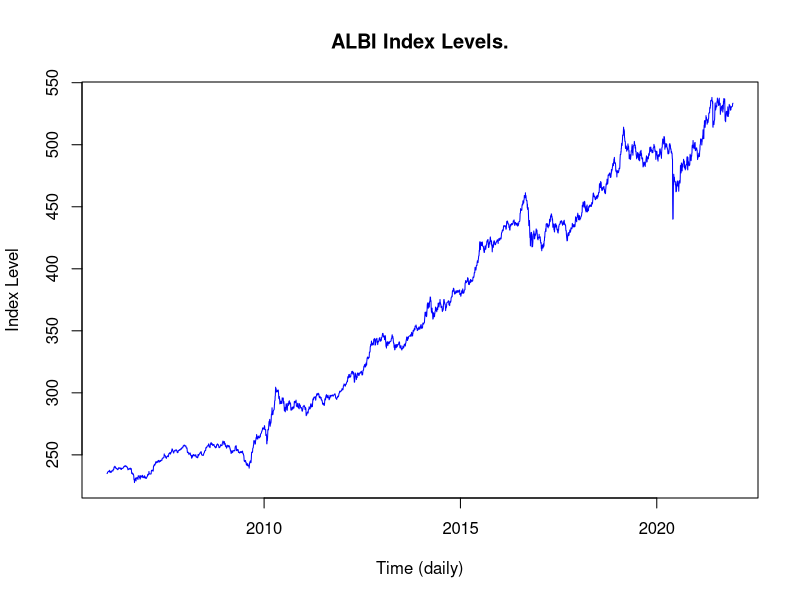

The R script that drew this image:
## ---- chunk 1
#| echo: false

# load required libraries:
library(ggplot2)
library(dplyr)
library(readxl)
## ---- chunk 2
# Read in the data
albi <- read_excel(
  "data/PT-DATA-ALBI-JIBAR-JSEIND-Daily-1994-2017.xlsx",
  skip = 4,
  col_names = FALSE
)

# Selecting the relevant columns
albi <- albi |>
  select(
    Date = ...3,
    Index = ...4
  )

# Reorder so the oldest comes first
albi <- albi |>
  arrange(Date)

# There are many NAs before 2006 so we will shift the window to be from 2006 - 2017
albi$Date <- as.Date(albi$Date)

albi_0616 <- albi |>
  filter(
    Date >= as.Date("2006-01-01"),
    Date <= as.Date("2016-12-31")
  )

#View(albi_0616)
range(albi_0616$Date)

# Create the return series
albi_0616 <- albi_0616 |>
  mutate(
    Return = 100 * (log(Index) - log(lag(Index)))
  )

# Remove NA
albi_returns <- na.omit(albi_0616$Return)

albi_ts <- ts(
  albi_0616$Index,
  start = c(2006, 1),
  frequency = 252
)

plot(albi_ts, main = "ALBI Index Levels.", xlab = "Time (daily)", ylab = "Index Level", col = "blue")
